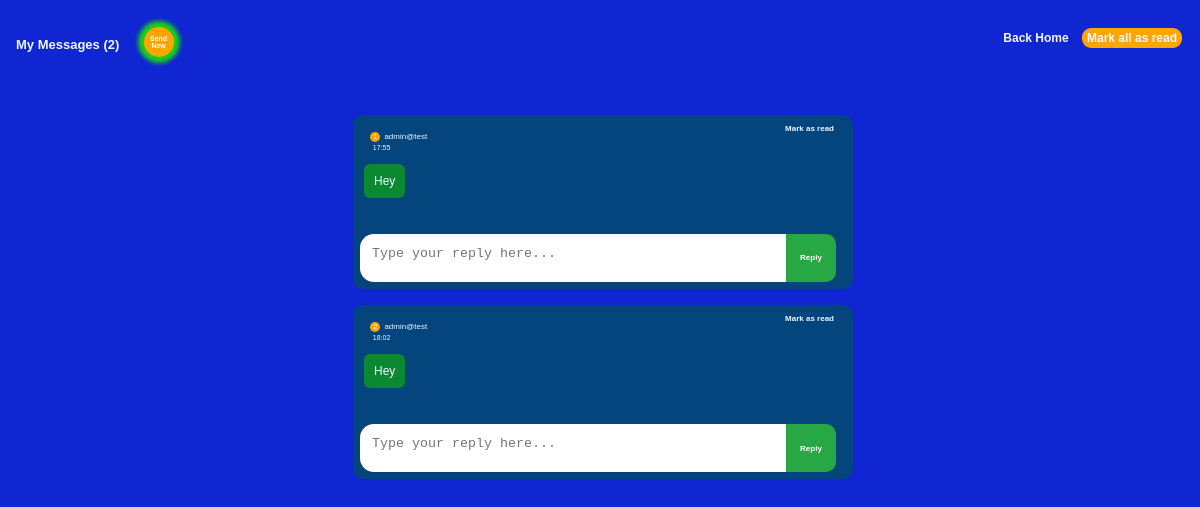
The app's page /inbox (signed in), older data.
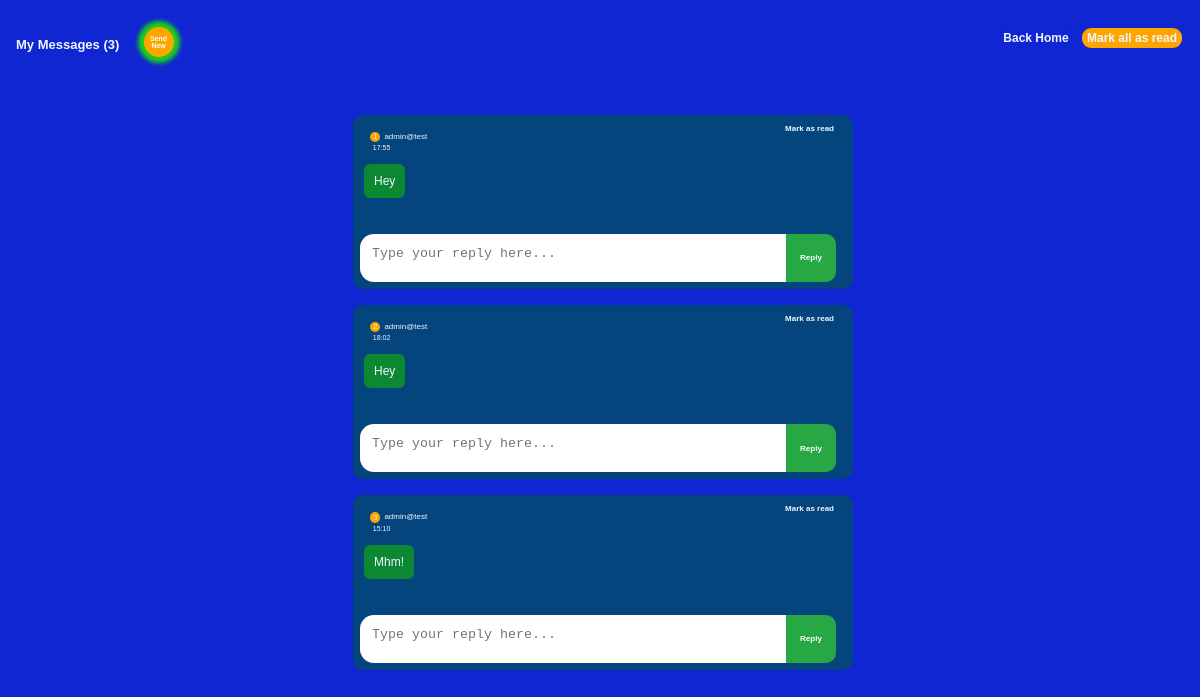
The same page, newer data.
### tables this page shows
CREATE TABLE message(
         id integer primary key autoincrement,
         sender_email not null,
         receiver_email not null,
         content text not null,
         is_read integer not null default 0,
         sent_date timestamp not null,
         sent_at timestamp not null
         
    );

### app.py (the view)
@app.route("/inbox/")
@app.route("/inbox")
def inbox():
    if "user_id" in session:
        conn=get_database()
        cursor = conn.cursor()
        current_email = session.get('user_email')
        unreads = cursor.execute("select * from message where receiver_email=? and is_read = 0", (current_email,)).fetchall()
        conn.commit()
        unreadCount  = cursor.execute("select count(*) from message where receiver_email=? and is_read = 0", (current_email,)).fetchone()[0]
        return render_template("inbox.html", unreads=unreads, logged_in=True,unreadCount=unreadCount)
    return redirect(url_for("login"))

### app.py (called while the page is built)
def get_database():
    conn = sqlite3.connect("app.db")
    conn.row_factory = sqlite3.Row
    conn.execute("PRAGMA foreign_keys = ON;")
    return conn

### templates/inbox.html (shortened to what this page needs)
<!DOCTYPE html>
<html lang="en">
<head>
    <link rel="stylesheet" href="{{ url_for('static', filename='style.css')}}">
</head>
<body>
    {% if logged_in and unreads %}
    <section class="chatBox" id="chatBox">
        <div class="chaTitle">
            {% if unreadCount > 1 %}
            <h1>My Messages ({{unreadCount}}) </h1>
            {% else %}
            <h1>My Message ({{unreadCount}}) </h1>
            {% endif %}
            <div class="sendNew"><a href="{{url_for('new_message')}}">Send New</a></div>
            <div class="backHome"><a href="{{url_for('home')}}"><button>Back Home</button></a></div>
            {% if unreadCount > 1 %}
            <div class="markAll" ><a href="{{url_for('readAll')}}"><button>Mark all as read</button></a></div>
            {% endif %}
        </div>
        <div class="messageBox">
            {% for unread in unreads %}
            <div class="unread">
                <div class="sender">
                    <li id="letter"> {{loop.index}}</li>
                    <li>{{unread['sender_email']}}</li>
                    <form action="{{url_for('read')}}" method="post">
                        <div class="field">
                            <button>Mark as read</button>
                        </div>
                    </form>
                </div>
                <div class="detail">
                    <div class="receivedMessage">{{unread.content}} </div>
                    <div class="sentAt">{{unread.sent_at}} </div>
                </div>
                <div class="formReply">
                    <form action="{{url_for('reply')}}" method="post">
                        <textarea name="content" id="content" placeholder="Type your reply here..." cols="50" required></textarea>
                        <button>Reply</button>
                    </form>
                </div>
            </div>
            {% endfor %}
        </div>
    </section>
    {% endif %}
</body>
</html>

Row changes from the older to the newer data that the page shows:
added message: sender_email "admin@test", content "Mhm!", sent_at "15:10"
Text that changed along with them:
{{ unreadCount }}: "2" → "3"
